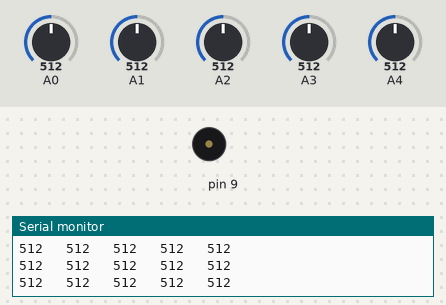
Simulated run of this sketch. Board: Arduino Uno, built with avr-gcc and run on an emulated ATmega328P. On the bench: buzzer (waves = sounding), the last lines printed to the serial monitor. Inputs (shaded band) come from the test bench; at power-on: A1 = 512, A0 = 512, A2 = 512, A3 = 512, A4 = 512.

Above: at 1.3 s.
1.4 s: A1 set to 491
At 16.3 s:
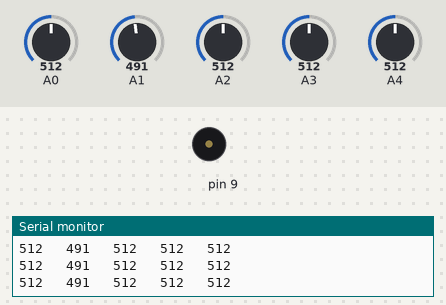
16.4 s: A1 set to 510
At 17.0 s:
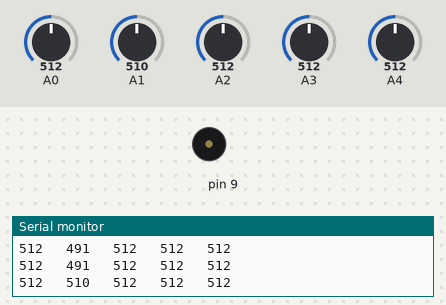
Timing chart, 0 to 18.9 s (numbered marks = the images above; inputs shaded):
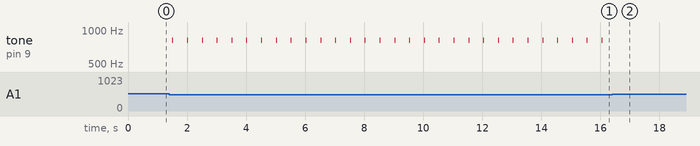

The sketch:

sketch_nov22b.ino
```cpp
#define NOTE_B0  31
#define NOTE_C1  33
#define NOTE_CS1 35
#define NOTE_D1  37
#define NOTE_DS1 39
#define NOTE_E1  41
#define NOTE_F1  44
#define NOTE_FS1 46
#define NOTE_G1  49
#define NOTE_GS1 52
#define NOTE_A1  55
#define NOTE_AS1 58
#define NOTE_B1  62
#define NOTE_C2  65
#define NOTE_CS2 69
#define NOTE_D2  73
#define NOTE_DS2 78
#define NOTE_E2  82
#define NOTE_F2  87
#define NOTE_FS2 93
#define NOTE_G2  98
#define NOTE_GS2 104
#define NOTE_A2  110
#define NOTE_AS2 117
#define NOTE_B2  123
#define NOTE_C3  131
#define NOTE_CS3 139
#define NOTE_D3  147
#define NOTE_DS3 156
#define NOTE_E3  165
#define NOTE_F3  175
#define NOTE_FS3 185
#define NOTE_G3  196
#define NOTE_GS3 208
#define NOTE_A3  220
#define NOTE_AS3 233
#define NOTE_B3  247
#define NOTE_C4  262
#define NOTE_CS4 277
#define NOTE_D4  294
#define NOTE_DS4 311
#define NOTE_E4  330
#define NOTE_F4  349
#define NOTE_FS4 370
#define NOTE_G4  392
#define NOTE_GS4 415
#define NOTE_A4  440
#define NOTE_AS4 466
#define NOTE_B4  494
#define NOTE_C5  523
#define NOTE_CS5 554
#define NOTE_D5  587
#define NOTE_DS5 622
#define NOTE_E5  659
#define NOTE_F5  698
#define NOTE_FS5 740
#define NOTE_G5  784
#define NOTE_GS5 831
#define NOTE_A5  880
#define NOTE_AS5 932
#define NOTE_B5  988
#define NOTE_C6  1047
#define NOTE_CS6 1109
#define NOTE_D6  1175
#define NOTE_DS6 1245
#define NOTE_E6  1319
#define NOTE_F6  1397
#define NOTE_FS6 1480
#define NOTE_G6  1568
#define NOTE_GS6 1661
#define NOTE_A6  1760
#define NOTE_AS6 1865
#define NOTE_B6  1976
#define NOTE_C7  2093
#define NOTE_CS7 2217
#define NOTE_D7  2349
#define NOTE_DS7 2489
#define NOTE_E7  2637
#define NOTE_F7  2794
#define NOTE_FS7 2960
#define NOTE_G7  3136
#define NOTE_GS7 3322
#define NOTE_A7  3520
#define NOTE_AS7 3729
#define NOTE_B7  3951
#define NOTE_C8  4186
#define NOTE_CS8 4435
#define NOTE_D8  4699
#define NOTE_DS8 4978


int melody[] =
{
  NOTE_E4, NOTE_E4, NOTE_E4, NOTE_C4, NOTE_E4, NOTE_G4, NOTE_G3,
NOTE_C4, NOTE_G3, NOTE_E3, NOTE_A3, NOTE_B3, NOTE_AS3, NOTE_A3, NOTE_G3, NOTE_E4, NOTE_G4, NOTE_A4, NOTE_F4, NOTE_G4, NOTE_E4, NOTE_C4, NOTE_D4, NOTE_B3,
NOTE_C4, NOTE_G3, NOTE_E3, NOTE_A3, NOTE_B3, NOTE_AS3, NOTE_A3, NOTE_G3, NOTE_E4, NOTE_G4, NOTE_A4, NOTE_F4, NOTE_G4, NOTE_E4, NOTE_C4, NOTE_D4, NOTE_B3,
NOTE_G4, NOTE_FS4, NOTE_E4, NOTE_DS4, NOTE_E4, NOTE_GS3, NOTE_A3, NOTE_C4, NOTE_A3, NOTE_C4, NOTE_D4, NOTE_G4, NOTE_FS4, NOTE_E4, NOTE_DS4, NOTE_E4, NOTE_C5, NOTE_C5, NOTE_C5,
NOTE_G4, NOTE_FS4, NOTE_E4, NOTE_DS4, NOTE_E4, NOTE_GS3, NOTE_A3, NOTE_C4, NOTE_A3, NOTE_C4, NOTE_D4, NOTE_DS4, NOTE_D4, NOTE_C4,
NOTE_C4, NOTE_C4, NOTE_C4, NOTE_C4, NOTE_D4, NOTE_E4, NOTE_C4, NOTE_A3, NOTE_G3, NOTE_C4, NOTE_C4, NOTE_C4, NOTE_C4, NOTE_D4, NOTE_E4,
NOTE_C4, NOTE_C4, NOTE_C4, NOTE_C4, NOTE_D4, NOTE_E4, NOTE_C4, NOTE_A3, NOTE_G3
};

int noteDurations[] = {
8,4,4,8,4,2,2,
3,3,3,4,4,8,4,8,8,8,4,8,4,3,8,8,3,
3,3,3,4,4,8,4,8,8,8,4,8,4,3,8,8,2,
8,8,8,4,4,8,8,4,8,8,3,8,8,8,4,4,4,8,2,
8,8,8,4,4,8,8,4,8,8,3,3,3,1,
8,4,4,8,4,8,4,8,2,8,4,4,8,4,1,
8,4,4,8,4,8,4,8,2
};

void setup()
{
  Serial.begin(9600);
  pinMode(9,OUTPUT);
  pinMode(13,INPUT);
}


void loop()
{
  if(true)
  {
   int data1 = analogRead(A0); //take an analog read on the knob to read resistance(0 to 1024)
   int data2 = analogRead(A1);
   int data3 = analogRead(A2);
   int data4 = analogRead(A3);
   int data5 = analogRead(A4);

   Serial.print(data1);
   Serial.print("\t ");
   Serial.print(data2);
   Serial.print("\t ");
   Serial.print(data3);
   Serial.print("\t ");
   Serial.print(data4);
   Serial.print("\t ");
   Serial.println(data5); // print it out

//根据开关是否按下发出不同音调。

if(data1 <= 200) tone(9,687,10);
  else noTone(9);

if(data2 <= 500)

   tone(9,810,10);
   else noTone(8);


if(data3 <= 180)
{
  sound2();
}

  if(data4 <= 200)
{
 sound3();
}

  if(data5 <= 450)

   tone(9,610,10);
   else noTone(8);


 delay(500);
}

}


void sound2()
{
  int notes[] = {NOTE_D3,  NOTE_A3, NOTE_B3, NOTE_C4, NOTE_D4, NOTE_E4, NOTE_F4, NOTE_G4, NOTE_A4, NOTE_B4, NOTE_C5 };
  int track [] = {7,8,7,5,7,8,4,3,0,8,3,4,7,5,5,7,8,7,5,7,5,4,3,0,8,3,0,4,3,3};
  int durations[] = {8,4,8,4,4,2,2,4,12,8,4,8,4,12,12,8,4,8,4,4,2,2,4,12,8,4,8,4,12,12}; //4一拍，8两拍
  int size = sizeof(track) / sizeof(track[0]);
  for(int i=0; i<=size; i++)
    {tone(9,track[notes[i]], durations[i]*50);}
}


void sound3()
{
  int notes[] = {NOTE_G3,  NOTE_AS3, NOTE_B3, NOTE_C4, NOTE_D4, NOTE_E4, NOTE_F4, NOTE_G4, NOTE_A4, NOTE_B4, NOTE_C5 };
  int track [] = {7,8,7,5,7,8,4,3,0,8,3,4,7,5,5,7,8,7,5,7,5,4,3,0,8,3,0,4,3,3};
  int durations[] = {8,4,8,4,4,2,2,4,12,8,4,8,4,12,12,8,4,8,4,4,2,2,4,12,8,4,8,4,12,12}; //4一拍，8两拍
  int size = sizeof(track) / sizeof(track[0]);
  for(int i=0; i<=size; i++)
    {tone(9,track[notes[i]], durations[i]*50);}
}
```

Measured:
- the behaviour switches between 501 and 500 on A1 (found by bisection; images 0 and 1)
- after the input at 1.4 s, tone on pin 9: alternates 810 Hz for 0.01 s and silent for 0.49 s, starting after 0.11 s
- after the input at 16.4 s, tone on pin 9: stops changing and stays silent
